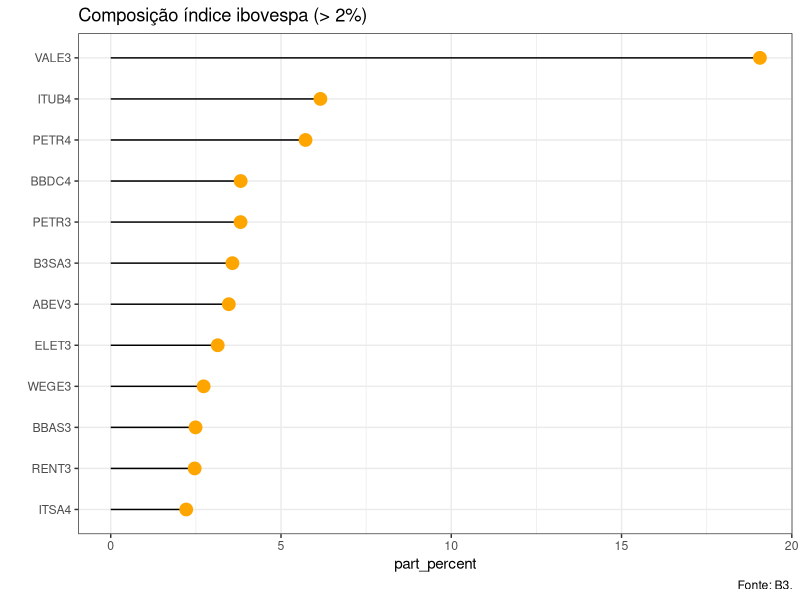
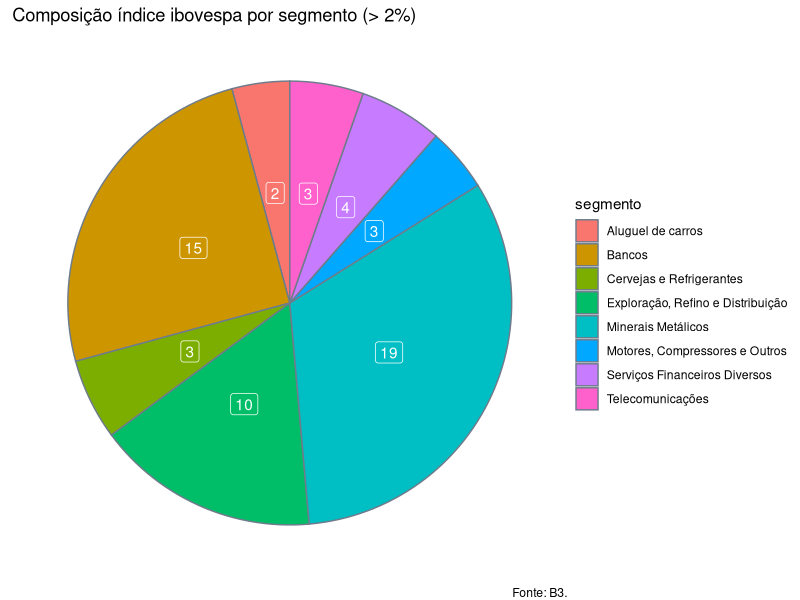

These figures' R source, in order:
## ---- chunk 1
library(readxl)
library(dplyr)
library(ggplot2)
library(forcats)

df_setores_b3_part <- read_excel("dados/setorial-b3-05-12-2022-port.xlsx", sheet = 3)

temp <- df_setores_b3_part %>%
        filter(part_percent > 2)

temp %>%
  arrange(part_percent) %>%    # First sort by val. This sort the dataframe but NOT the factor levels
  mutate(codigo = fct_reorder(codigo, part_percent)) %>%   # This trick update the factor levels
  ggplot(aes(x=codigo, y=part_percent)) +
    geom_segment( aes(xend=codigo, yend=0)) +
    geom_point( size=4, color="orange") +
    coord_flip() +
    theme_bw() +
    xlab("")+
    labs(title='Composição índice ibovespa (> 2%)',
    caption='Fonte: B3.')
## ---- chunk 2
temp <- temp %>% 
          group_by(segmento) %>%
            summarise(part_percent = sum(part_percent))

ggplot(temp, aes(x = "", y = part_percent, fill = segmento)) +
  geom_col() +
  coord_polar(theta = "y")+
  labs(title='Composição índice ibovespa por segmento (> 2%)',
    caption='Fonte: B3.')+
  geom_col(color = "lightsteelblue4") +
  geom_label(aes(label = round(part_percent,0)),
             color = "white",
             position = position_stack(vjust = 0.5),
             show.legend = FALSE) +
  theme_void()
## ---- chunk 3

